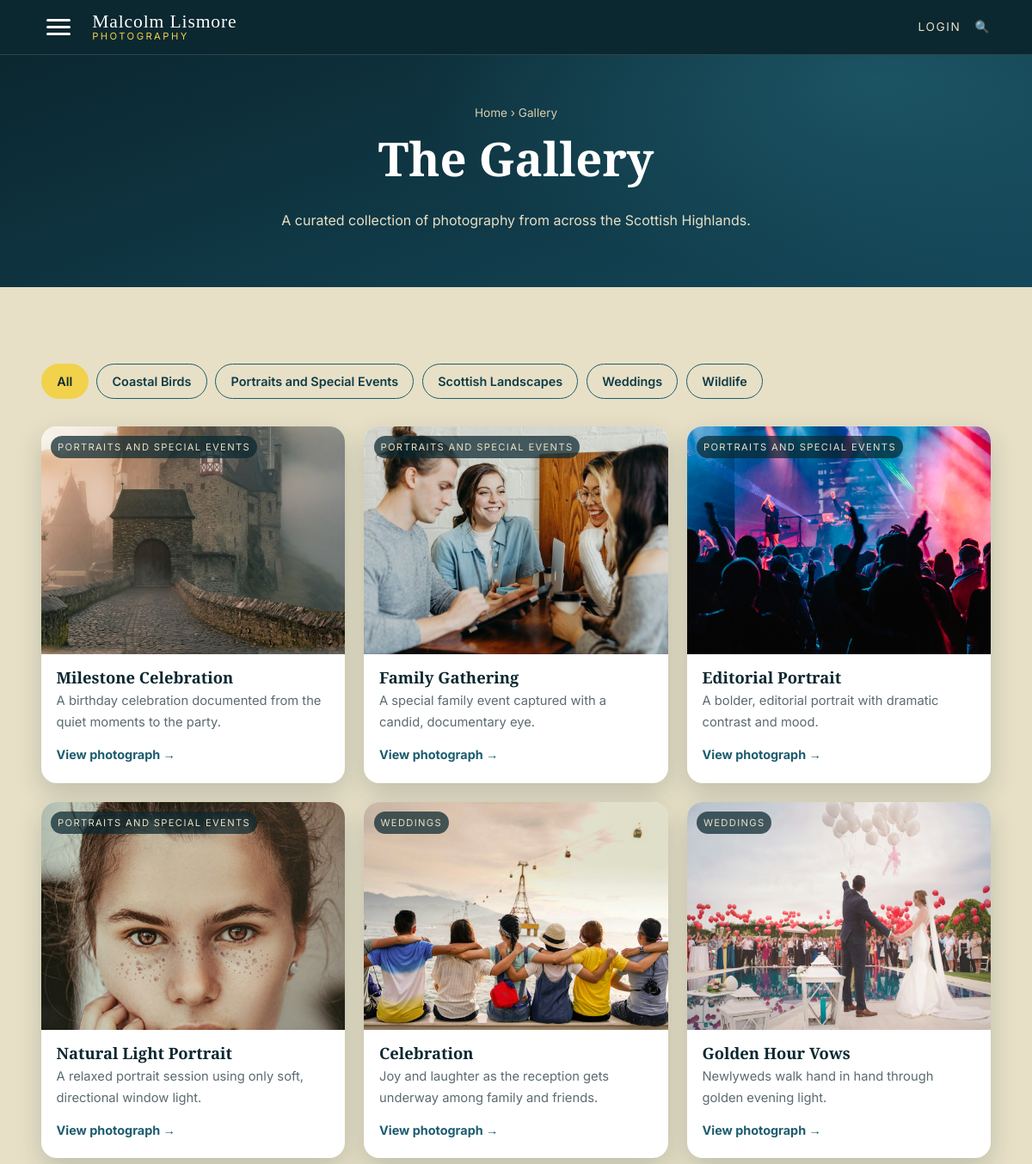
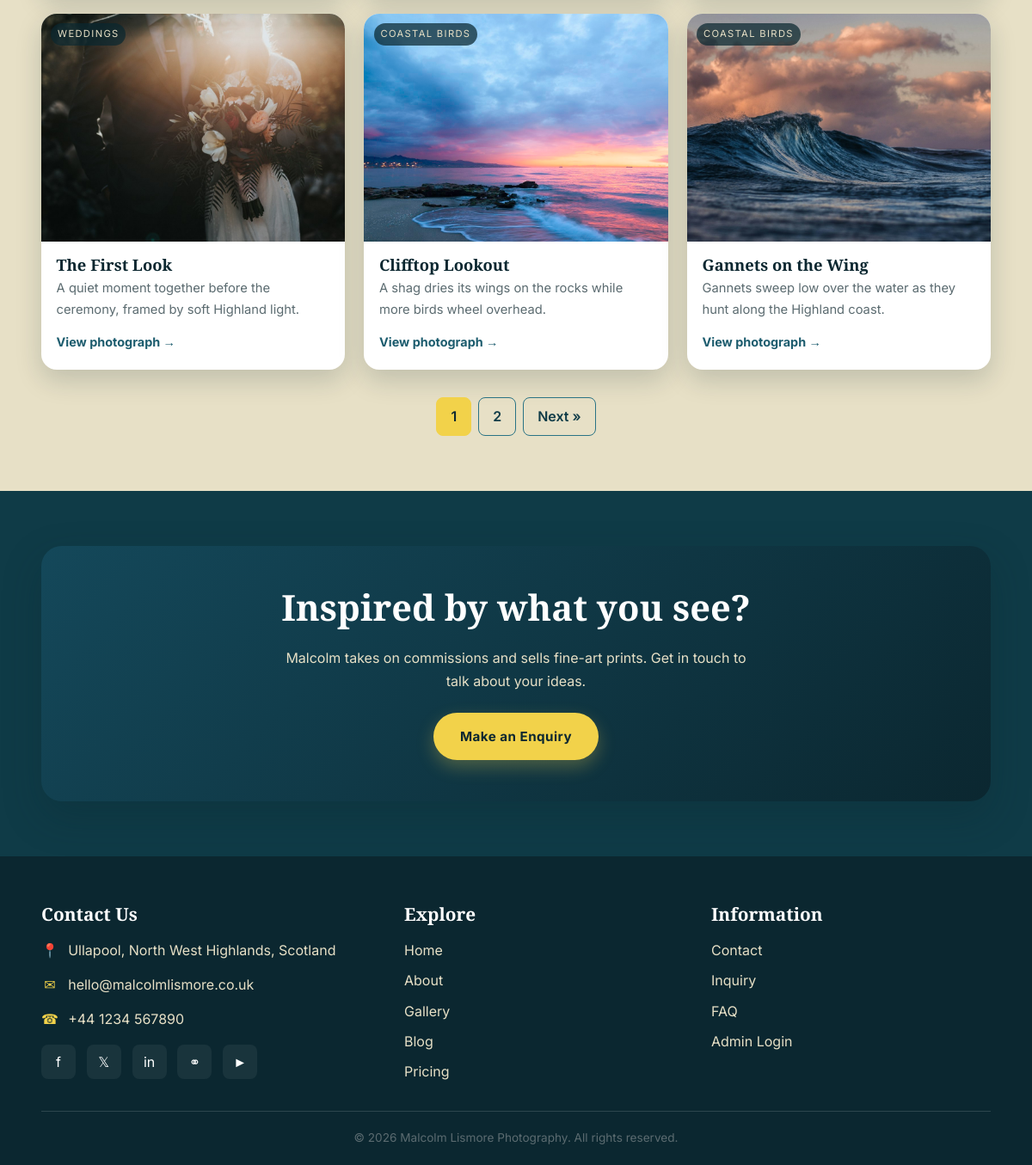
/gallery.php, run on the app's committed database (2 pictures, top to bottom).
### tables this page shows
CREATE TABLE IF NOT EXISTS categories (
  category_id  INT AUTO_INCREMENT PRIMARY KEY,
  name         VARCHAR(100)  NOT NULL,
  slug         VARCHAR(100)  NOT NULL UNIQUE,
  description  TEXT          NULL,
  created_at   TIMESTAMP     NOT NULL DEFAULT CURRENT_TIMESTAMP
);

CREATE TABLE IF NOT EXISTS photos (
  photo_id     INT AUTO_INCREMENT PRIMARY KEY,
  category_id  INT           NOT NULL,
  title        VARCHAR(150)  NOT NULL,
  description  TEXT          NULL,
  image_path   VARCHAR(255)  NOT NULL,
  alt_text     VARCHAR(255)  NOT NULL,
  location     VARCHAR(150)  NULL,
  created_at   TIMESTAMP     NOT NULL DEFAULT CURRENT_TIMESTAMP,
  CONSTRAINT fk_photos_category
    FOREIGN KEY (category_id) REFERENCES categories(category_id)
    ON DELETE CASCADE ON UPDATE CASCADE,
  INDEX idx_photos_category (category_id),
  INDEX idx_photos_created  (created_at)
);

### includes/functions.php (called while the page is built, shortened)
<?php
require_once __DIR__ . '/db.php';
function e(?string $value): string
{
    return htmlspecialchars((string) $value, ENT_QUOTES | ENT_SUBSTITUTE, 'UTF-8');
}
function get_categories(): array
{
    $stmt = db()->query('SELECT category_id, name, slug, description FROM categories ORDER BY name');
    return $stmt->fetchAll();
}
function get_photos(?string $categorySlug = null, int $limit = 12, int $offset = 0): array
{
    if ($categorySlug !== null && $categorySlug !== '') {
        $countSql = 'SELECT COUNT(*) FROM photos p
                     JOIN categories c ON c.category_id = p.category_id
                     WHERE c.slug = ?';
        $countParams = [$categorySlug];
        $rowsSql = 'SELECT p.photo_id, p.title, p.description, p.image_path, p.alt_text,
                           p.location, p.created_at, c.name AS category_name, c.slug AS category_slug
                    FROM photos p
                    JOIN categories c ON c.category_id = p.category_id
                    WHERE c.slug = ?
                    ORDER BY p.created_at DESC, p.photo_id DESC
                    LIMIT ? OFFSET ?';
        $rowsParams = [$categorySlug, $limit, $offset];
    } else {
        $countSql = 'SELECT COUNT(*) FROM photos';
        $countParams = [];
        $rowsSql = 'SELECT p.photo_id, p.title, p.description, p.image_path, p.alt_text,
                           p.location, p.created_at, c.name AS category_name, c.slug AS category_slug
                    FROM photos p
                    JOIN categories c ON c.category_id = p.category_id
                    ORDER BY p.created_at DESC, p.photo_id DESC
                    LIMIT ? OFFSET ?';
        $rowsParams = [$limit, $offset];
    }
    $countStmt = db()->prepare($countSql);
    $countStmt->execute($countParams);
    $total = (int) $countStmt->fetchColumn();
    $rowsStmt = db()->prepare($rowsSql);
    foreach ($rowsParams as $i => $param) {
        $rowsStmt->bindValue($i + 1, $param, is_int($param) ? PDO::PARAM_INT : PDO::PARAM_STR);
    }
    $rowsStmt->execute();
    return ['rows' => $rowsStmt->fetchAll(), 'total' => $total];
}

### includes/db.php (called while the page is built, shortened)
<?php
function db(): PDO
{
    static $pdo = null;
    if ($pdo instanceof PDO) {
        return $pdo;
    }
    $dsn = sprintf(
        'mysql:host=%s;port=%s;dbname=%s;charset=%s',
        DB_HOST,
        DB_PORT,
        DB_NAME,
        DB_CHARSET
    );
    $options = [
        PDO::ATTR_ERRMODE            => PDO::ERRMODE_EXCEPTION,
        PDO::ATTR_DEFAULT_FETCH_MODE => PDO::FETCH_ASSOC,
        PDO::ATTR_EMULATE_PREPARES   => false,
    ];
    try {
        $pdo = new PDO($dsn, DB_USER, DB_PASS, $options);
    } catch (PDOException $e) {
        http_response_code(500);
        exit('Sorry, we are experiencing a database connection problem. Please try again later.');
    }
    return $pdo;
}

### gallery.php (the view, shortened to what this page needs)
<?php
require_once __DIR__ . '/includes/functions.php';
$activeSlug = isset($_GET['category']) ? trim((string) $_GET['category']) : '';
$categories = get_categories();
$activeCategory = null;
$perPage = 9;
$page    = isset($_GET['page']) ? max(1, (int) $_GET['page']) : 1;
$offset  = ($page - 1) * $perPage;
$result  = get_photos($activeSlug !== '' ? $activeSlug : null, $perPage, $offset);
$photos  = $result['rows'];
$total   = $result['total'];
$pages   = max(1, (int) ceil($total / $perPage));
require __DIR__ . '/includes/header.php';
?>
<section class="page-hero">
  <div class="container">
    <div class="breadcrumb"><a href="index.php">Home</a> &rsaquo; Gallery</div>
    <h1><?= $activeCategory ? e($activeCategory['name']) : 'The Gallery' ?></h1>
    <p>
      <?= $activeCategory && $activeCategory['description']
            ? e($activeCategory['description'])
            : 'A curated collection of photography from across the Scottish Highlands.' ?>
    </p>
  </div>
</section>
<section class="section section-sand">
  <div class="container">
    <nav class="filters" aria-label="Filter photographs by category">
      <a class="filter-btn <?= $activeSlug === '' ? 'active' : '' ?>" href="gallery.php">All</a>
      <?php foreach ($categories as $cat): ?>
        <a class="filter-btn <?= $activeSlug === $cat['slug'] ? 'active' : '' ?>"
           href="gallery.php?category=<?= e($cat['slug']) ?>">
          <?= e($cat['name']) ?>
        </a>
      <?php endforeach; ?>
    </nav>
    <?php if ($activeSlug !== '' && $activeCategory === null): ?>
      <div class="empty-state">
        <h3>Category not found</h3>
        <p>Sorry, that category doesn&rsquo;t exist. Please choose one from the filters above.</p>
        <a class="btn btn-gold mt-2" href="gallery.php">View all photographs</a>
      </div>
    <?php else: ?>
      <div class="gallery-grid">
        <?php foreach ($photos as $photo): ?>
          <a class="photo-card" href="photo.php?id=<?= (int) $photo['photo_id'] ?>">
            <div class="photo-thumb">
              <img src="<?= e($photo['image_path']) ?>"
                   alt="<?= e($photo['alt_text']) ?>"
                   loading="lazy" width="1200" height="800">
              <span class="tag"><?= e($photo['category_name']) ?></span>
            </div>
            <div class="photo-body">
              <h3><?= e($photo['title']) ?></h3>
              <p><?= e(mb_strimwidth((string) $photo['description'], 0, 90, '…')) ?></p>
              <span class="photo-link">View photograph &rarr;</span>
            </div>
          </a>
        <?php endforeach; ?>
      </div>
      <?php if ($pages > 1): ?>
        <?php
        $qs = $activeSlug !== '' ? 'category=' . rawurlencode($activeSlug) . '&' : '';
        ?>
        <nav class="pagination" aria-label="Gallery pagination">
          <?php for ($i = 1; $i <= $pages; $i++): ?>
            <?php if ($i === $page): ?>
              <span class="current" aria-current="page"><?= $i ?></span>
            <?php else: ?>
              <a href="?<?= $qs ?>page=<?= $i ?>"><?= $i ?></a>
            <?php endif; ?>
          <?php endfor; ?>
          <?php if ($page < $pages): ?>
            <a href="?<?= $qs ?>page=<?= $page + 1 ?>">Next &raquo;</a>
          <?php endif; ?>
        </nav>
      <?php endif; ?>
    <?php endif; ?>
  </div>
</section>
<section class="section section-teal">
  <div class="container">
    <div class="cta-banner">
      <h2>Inspired by what you see?</h2>
      <p>Malcolm takes on commissions and sells fine-art prints. Get in touch to talk about your ideas.</p>
      <div class="cta-actions">
        <a class="btn btn-gold" href="enquiry.php">Make an Enquiry</a>
      </div>
    </div>
  </div>
</section>
<?php require __DIR__ . '/includes/footer.php'; ?>

### includes/header.php (shortened to what this page needs)
<?php
require_once __DIR__ . '/functions.php';
$scriptDir  = rtrim(str_replace('\\', '/', dirname((string) ($_SERVER['SCRIPT_NAME'] ?? '/'))), '/');
$inAdmin    = str_contains($scriptDir, '/admin') || basename($scriptDir) === 'admin';
$prefix     = $inAdmin ? '../' : '';
?>
<!DOCTYPE html>
<html lang="en">
<head>
  <link rel="stylesheet" href="<?= e($prefix) ?>assets/css/style.css">
</head>
<body class="<?= $inAdmin ? 'admin-body' : '' ?>">
  <header class="site-header <?= $inAdmin ? 'admin-header' : '' ?>">
    <div class="container header-inner">
      <button class="nav-toggle" data-nav-toggle aria-label="Open menu" aria-expanded="false" aria-controls="nav-overlay">
        <span></span><span></span><span></span>
      </button>
      <a class="brand" href="<?= e($prefix) ?>index.php">
        <span class="brand-name">Malcolm Lismore</span>
        <span class="brand-sub">Photography</span>
      </a>
      <nav class="top-links" aria-label="Quick links">
        <a class="top-link" href="<?= e($prefix) ?>admin/login.php">Login</a>
        <a class="top-link" href="<?= e($prefix) ?>gallery.php" aria-label="Search the gallery">&#128269;</a>
      </nav>
    </div>
  </header>
  <main id="main">

### includes/footer.php (shortened to what this page needs)
<?php
$scriptDir = rtrim(str_replace('\\', '/', dirname((string) ($_SERVER['SCRIPT_NAME'] ?? '/'))), '/');
$inAdmin   = str_contains($scriptDir, '/admin') || basename($scriptDir) === 'admin';
$prefix    = $inAdmin ? '../' : '';
?>
  </main>
  <?php if (!$inAdmin): ?>
  <footer class="site-footer">
    <div class="container">
      <div class="footer-grid">
        <div class="footer-col">
          <h4>Contact Us</h4>
          <ul class="contact-list">
            <li><span class="ic" aria-hidden="true">&#128205;</span><span>Ullapool, North West Highlands, Scotland</span></li>
            <li><span class="ic" aria-hidden="true">&#9993;</span><a href="mailto:hello@malcolmlismore.co.uk">hello@malcolmlismore.co.uk</a></li>
            <li><span class="ic" aria-hidden="true">&#9742;</span><a href="tel:+441234567890">+44 1234 567890</a></li>
          </ul>
          <div class="social-row" aria-label="Social media">
            <a href="#" aria-label="Facebook">f</a>
            <a href="#" aria-label="Twitter">&#120143;</a>
            <a href="#" aria-label="LinkedIn">in</a>
            <a href="#" aria-label="Instagram">&#9901;</a>
            <a href="#" aria-label="YouTube">&#9658;</a>
          </div>
        </div>
        <div class="footer-col">
          <h4>Explore</h4>
          <ul class="footer-links">
            <li><a href="<?= e($prefix) ?>index.php">Home</a></li>
            <li><a href="<?= e($prefix) ?>about.php">About</a></li>
            <li><a href="<?= e($prefix) ?>gallery.php">Gallery</a></li>
            <li><a href="<?= e($prefix) ?>blog.php">Blog</a></li>
            <li><a href="<?= e($prefix) ?>prices.php">Pricing</a></li>
          </ul>
        </div>
        <div class="footer-col">
          <h4>Information</h4>
          <ul class="footer-links">
            <li><a href="<?= e($prefix) ?>enquiry.php">Contact</a></li>
            <li><a href="<?= e($prefix) ?>enquiry.php">Inquiry</a></li>
            <li><a href="<?= e($prefix) ?>faq.php">FAQ</a></li>
            <li><a href="<?= e($prefix) ?>admin/login.php">Admin Login</a></li>
          </ul>
        </div>
      </div>
      <div class="footer-bottom">
        &copy; <?= date('Y') ?> Malcolm Lismore Photography. All rights reserved.
      </div>
    </div>
  </footer>
  <?php endif; ?>
</body>
</html>

### data on the page
categories: name "Coastal Birds"
categories: name "Portraits and Special Events"
categories: name "Scottish Landscapes"
categories: name "Weddings"
categories: name "Wildlife"
photos: image_path (picture), category.name "PORTRAITS AND SPECIAL EVENTS", title "Milestone Celebration", description "A birthday celebration documented from the quiet moments to the party."
photos: image_path (picture), category.name "PORTRAITS AND SPECIAL EVENTS", title "Family Gathering", description "A special family event captured with a candid, documentary eye."
photos: image_path (picture), category.name "PORTRAITS AND SPECIAL EVENTS", title "Editorial Portrait", description "A bolder, editorial portrait with dramatic contrast and mood."
photos: image_path (picture), category.name "PORTRAITS AND SPECIAL EVENTS", title "Natural Light Portrait", description "A relaxed portrait session using only soft, directional window light."
photos: image_path (picture), category.name "WEDDINGS", title "Celebration", description "Joy and laughter as the reception gets underway among family and friends."
photos: image_path (picture), category.name "WEDDINGS", title "Golden Hour Vows", description "Newlyweds walk hand in hand through golden evening light."
photos: image_path (picture), category.name "WEDDINGS", title "The First Look", description "A quiet moment together before the ceremony, framed by soft Highland light."
photos: image_path (picture), category.name "COASTAL BIRDS", title "Clifftop Lookout", description "A shag dries its wings on the rocks while more birds wheel overhead."
photos: image_path (picture), category.name "COASTAL BIRDS", title "Gannets on the Wing", description "Gannets sweep low over the water as they hunt along the Highland coast."
